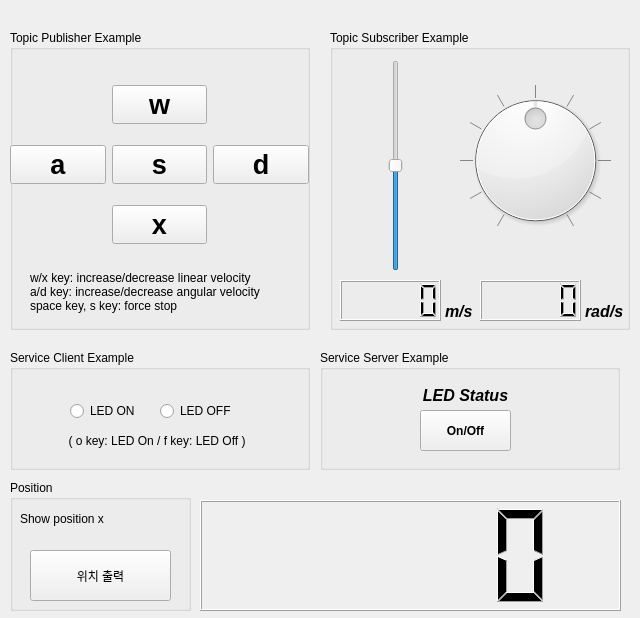
<?xml version="1.0" encoding="UTF-8"?>
<ui version="4.0">
 <class>examples_widget</class>
 <widget class="QWidget" name="examples_widget">
  <property name="geometry">
   <rect>
    <x>0</x>
    <y>0</y>
    <width>640</width>
    <height>618</height>
   </rect>
  </property>
  <property name="windowTitle">
   <string>RQT Example</string>
  </property>
  <widget class="QGroupBox" name="group_box_ur">
   <property name="geometry">
    <rect>
     <x>330</x>
     <y>30</y>
     <width>300</width>
     <height>300</height>
    </rect>
   </property>
   <property name="title">
    <string>Topic Subscriber Example</string>
   </property>
   <widget class="QSlider" name="slider_x">
    <property name="geometry">
     <rect>
      <x>50</x>
      <y>30</y>
      <width>31</width>
      <height>211</height>
     </rect>
    </property>
    <property name="minimum">
     <number>-1000</number>
    </property>
    <property name="maximum">
     <number>1000</number>
    </property>
    <property name="singleStep">
     <number>10</number>
    </property>
    <property name="orientation">
     <enum>Qt::Vertical</enum>
    </property>
   </widget>
   <widget class="QDial" name="dial_yaw">
    <property name="geometry">
     <rect>
      <x>130</x>
      <y>40</y>
      <width>151</width>
      <height>181</height>
     </rect>
    </property>
    <property name="tabletTracking">
     <bool>false</bool>
    </property>
    <property name="minimum">
     <number>-50</number>
    </property>
    <property name="maximum">
     <number>50</number>
    </property>
    <property name="value">
     <number>0</number>
    </property>
    <property name="invertedAppearance">
     <bool>false</bool>
    </property>
    <property name="invertedControls">
     <bool>false</bool>
    </property>
    <property name="wrapping">
     <bool>false</bool>
    </property>
    <property name="notchTarget">
     <double>10.000000000000000</double>
    </property>
    <property name="notchesVisible">
     <bool>true</bool>
    </property>
   </widget>
   <widget class="QLCDNumber" name="lcd_number_x">
    <property name="geometry">
     <rect>
      <x>10</x>
      <y>250</y>
      <width>101</width>
      <height>41</height>
     </rect>
    </property>
   </widget>
   <widget class="QLabel" name="label_x">
    <property name="geometry">
     <rect>
      <x>115</x>
      <y>273</y>
      <width>30</width>
      <height>17</height>
     </rect>
    </property>
    <property name="font">
     <font>
      <pointsize>12</pointsize>
      <weight>75</weight>
      <italic>true</italic>
      <bold>true</bold>
     </font>
    </property>
    <property name="text">
     <string>m/s</string>
    </property>
   </widget>
   <widget class="QLCDNumber" name="lcd_number_yaw">
    <property name="geometry">
     <rect>
      <x>150</x>
      <y>250</y>
      <width>101</width>
      <height>41</height>
     </rect>
    </property>
   </widget>
   <widget class="QLabel" name="label_yaw">
    <property name="geometry">
     <rect>
      <x>255</x>
      <y>273</y>
      <width>50</width>
      <height>17</height>
     </rect>
    </property>
    <property name="font">
     <font>
      <pointsize>12</pointsize>
      <weight>75</weight>
      <italic>true</italic>
      <bold>true</bold>
     </font>
    </property>
    <property name="text">
     <string>rad/s</string>
    </property>
   </widget>
  </widget>
  <widget class="QGroupBox" name="group_box_dr">
   <property name="geometry">
    <rect>
     <x>320</x>
     <y>350</y>
     <width>300</width>
     <height>120</height>
    </rect>
   </property>
   <property name="title">
    <string>Service Server Example</string>
   </property>
   <widget class="QLabel" name="label_led_status">
    <property name="geometry">
     <rect>
      <x>100</x>
      <y>30</y>
      <width>91</width>
      <height>30</height>
     </rect>
    </property>
    <property name="font">
     <font>
      <pointsize>12</pointsize>
      <weight>75</weight>
      <italic>true</italic>
      <bold>true</bold>
     </font>
    </property>
    <property name="text">
     <string>LED Status</string>
    </property>
    <property name="alignment">
     <set>Qt::AlignCenter</set>
    </property>
   </widget>
   <widget class="QPushButton" name="push_button_led_status">
    <property name="geometry">
     <rect>
      <x>100</x>
      <y>60</y>
      <width>91</width>
      <height>41</height>
     </rect>
    </property>
    <property name="font">
     <font>
      <weight>75</weight>
      <bold>true</bold>
     </font>
    </property>
    <property name="autoFillBackground">
     <bool>false</bool>
    </property>
    <property name="styleSheet">
     <string notr="true"/>
    </property>
    <property name="text">
     <string>On/Off</string>
    </property>
   </widget>
  </widget>
  <widget class="QGroupBox" name="group_box_dl">
   <property name="geometry">
    <rect>
     <x>10</x>
     <y>350</y>
     <width>300</width>
     <height>120</height>
    </rect>
   </property>
   <property name="title">
    <string>Service Client Example</string>
   </property>
   <widget class="QRadioButton" name="radio_button_led_on">
    <property name="geometry">
     <rect>
      <x>60</x>
      <y>50</y>
      <width>100</width>
      <height>22</height>
     </rect>
    </property>
    <property name="text">
     <string>LED ON</string>
    </property>
   </widget>
   <widget class="QRadioButton" name="radio_button_led_off">
    <property name="geometry">
     <rect>
      <x>150</x>
      <y>50</y>
      <width>100</width>
      <height>22</height>
     </rect>
    </property>
    <property name="text">
     <string>LED OFF</string>
    </property>
    <property name="iconSize">
     <size>
      <width>16</width>
      <height>16</height>
     </size>
    </property>
   </widget>
   <widget class="QLabel" name="label_shortcut_key_2">
    <property name="geometry">
     <rect>
      <x>52</x>
      <y>80</y>
      <width>190</width>
      <height>21</height>
     </rect>
    </property>
    <property name="text">
     <string>( o key: LED On / f key: LED Off )</string>
    </property>
    <property name="alignment">
     <set>Qt::AlignCenter</set>
    </property>
   </widget>
  </widget>
  <widget class="QGroupBox" name="group_box_ul">
   <property name="geometry">
    <rect>
     <x>10</x>
     <y>30</y>
     <width>300</width>
     <height>300</height>
    </rect>
   </property>
   <property name="title">
    <string>Topic Publisher Example</string>
   </property>
   <widget class="QWidget" name="grid_layout_widget">
    <property name="geometry">
     <rect>
      <x>0</x>
      <y>40</y>
      <width>299</width>
      <height>191</height>
     </rect>
    </property>
    <layout class="QGridLayout" name="grid_layout">
     <item row="1" column="2">
      <widget class="QPushButton" name="push_button_d">
       <property name="font">
        <font>
         <pointsize>20</pointsize>
         <weight>75</weight>
         <bold>true</bold>
        </font>
       </property>
       <property name="text">
        <string>d</string>
       </property>
      </widget>
     </item>
     <item row="0" column="1">
      <widget class="QPushButton" name="push_button_w">
       <property name="font">
        <font>
         <pointsize>20</pointsize>
         <weight>75</weight>
         <bold>true</bold>
        </font>
       </property>
       <property name="text">
        <string>w</string>
       </property>
      </widget>
     </item>
     <item row="1" column="1">
      <widget class="QPushButton" name="push_button_s">
       <property name="enabled">
        <bool>true</bool>
       </property>
       <property name="font">
        <font>
         <pointsize>20</pointsize>
         <weight>75</weight>
         <bold>true</bold>
        </font>
       </property>
       <property name="text">
        <string>s</string>
       </property>
      </widget>
     </item>
     <item row="2" column="1">
      <widget class="QPushButton" name="push_button_x">
       <property name="font">
        <font>
         <pointsize>20</pointsize>
         <weight>75</weight>
         <bold>true</bold>
        </font>
       </property>
       <property name="text">
        <string>x</string>
       </property>
      </widget>
     </item>
     <item row="1" column="0">
      <widget class="QPushButton" name="push_button_a">
       <property name="font">
        <font>
         <pointsize>20</pointsize>
         <weight>75</weight>
         <bold>true</bold>
        </font>
       </property>
       <property name="text">
        <string>a</string>
       </property>
      </widget>
     </item>
    </layout>
   </widget>
   <widget class="QLabel" name="label_shortcut_key_1">
    <property name="geometry">
     <rect>
      <x>20</x>
      <y>237</y>
      <width>250</width>
      <height>50</height>
     </rect>
    </property>
    <property name="text">
     <string>w/x key: increase/decrease linear velocity
a/d key: increase/decrease angular velocity
space key, s key: force stop</string>
    </property>
   </widget>
  </widget>
  <widget class="QGroupBox" name="Position">
   <property name="geometry">
    <rect>
     <x>10</x>
     <y>480</y>
     <width>181</width>
     <height>131</height>
    </rect>
   </property>
   <property name="title">
    <string>Position</string>
   </property>
   <widget class="QLabel" name="label">
    <property name="geometry">
     <rect>
      <x>10</x>
      <y>30</y>
      <width>131</width>
      <height>17</height>
     </rect>
    </property>
    <property name="text">
     <string>Show position x</string>
    </property>
   </widget>
   <widget class="QPushButton" name="push_button_position">
    <property name="geometry">
     <rect>
      <x>20</x>
      <y>70</y>
      <width>141</width>
      <height>51</height>
     </rect>
    </property>
    <property name="text">
     <string>위치 출력</string>
    </property>
    <property name="iconSize">
     <size>
      <width>10</width>
      <height>10</height>
     </size>
    </property>
   </widget>
  </widget>
  <widget class="QLCDNumber" name="lcdNumber_position">
   <property name="geometry">
    <rect>
     <x>200</x>
     <y>500</y>
     <width>421</width>
     <height>111</height>
    </rect>
   </property>
  </widget>
 </widget>
 <resources/>
 <connections/>
</ui>
